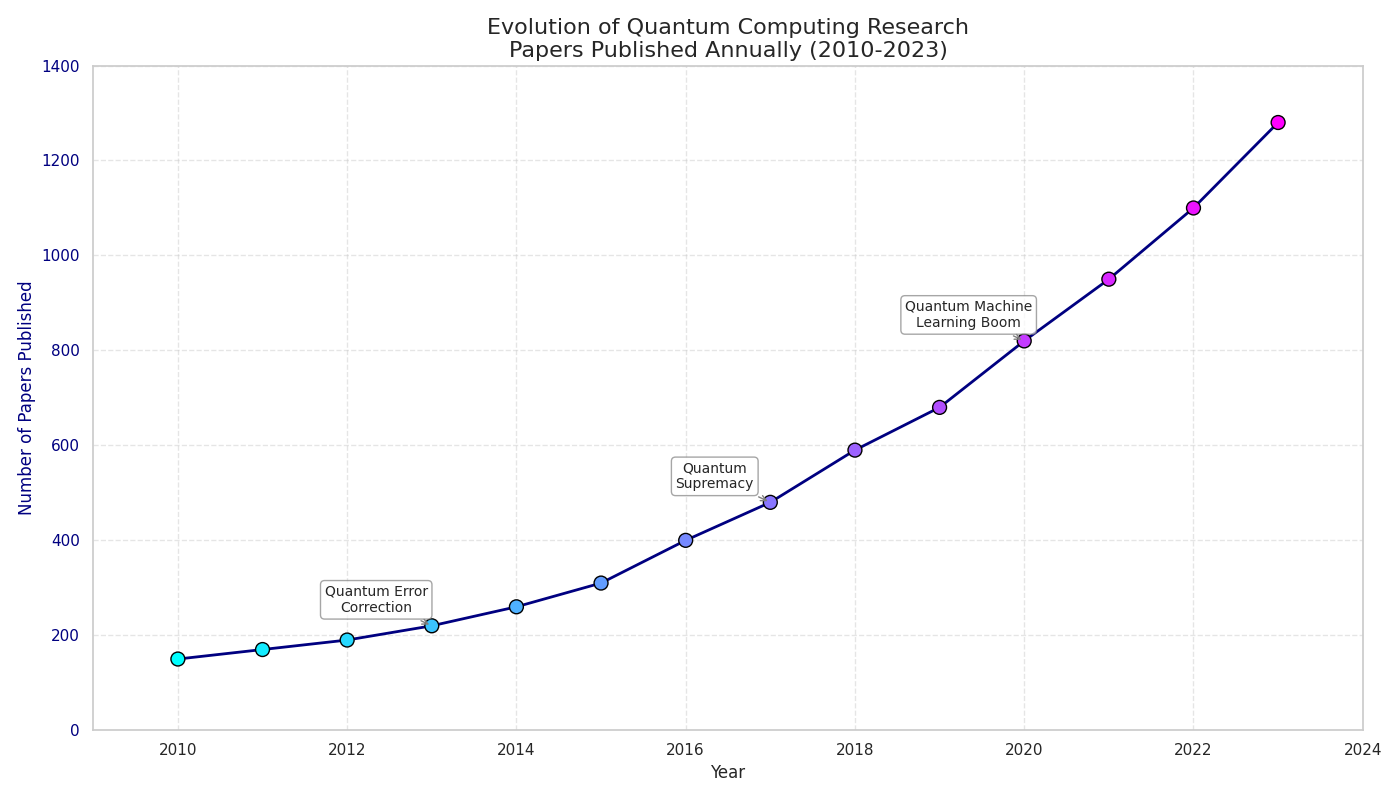

Python code for this plot:
import matplotlib.pyplot as plt
import numpy as np
from matplotlib.ticker import MaxNLocator
from matplotlib.colors import ListedColormap

years = np.arange(2010, 2024)

# Number of research papers published each year
papers_published = np.array([150, 170, 190, 220, 260, 310, 400, 480, 590, 680, 820, 950, 1100, 1280])

# Annotations for specific years
annotations = {
    2013: "Quantum Error\nCorrection",
    2017: "Quantum\nSupremacy",
    2020: "Quantum Machine\nLearning Boom"
}

# Create the main figure and axis
fig, ax1 = plt.subplots(figsize=(14, 8))

# Line plot for papers published
colors = ListedColormap(['navy', 'blue', 'dodgerblue', 'deepskyblue', 'aqua']).colors
norm = plt.Normalize(years.min(), years.max())
ax1.scatter(years, papers_published, c=years, cmap='cool', edgecolor='black', s=100, zorder=3)
ax1.plot(years, papers_published, linestyle='-', color='navy', linewidth=2, zorder=2)

# Annotate notable breakthroughs
for year, label in annotations.items():
    ax1.annotate(label, 
                 (year, papers_published[year-2010]), 
                 textcoords="offset points", 
                 xytext=(-40,10), 
                 ha='center',
                 fontsize=10, 
                 bbox=dict(boxstyle="round,pad=0.3", edgecolor='gray', facecolor='white', alpha=0.7),
                 arrowprops=dict(arrowstyle='->', connectionstyle="arc3", color='gray'))

# Title and labels
ax1.set_title("Evolution of Quantum Computing Research\nPapers Published Annually (2010-2023)", fontsize=16)
ax1.set_xlabel("Year", fontsize=12)
ax1.set_ylabel("Number of Papers Published", fontsize=12, color='navy')
ax1.tick_params(axis='y', labelcolor='navy')

# Customize grid and limits
ax1.grid(True, linestyle='--', alpha=0.5)
ax1.set_ylim(0, 1400)
ax1.set_xlim(years.min() - 1, years.max() + 1)
ax1.xaxis.set_major_locator(MaxNLocator(integer=True))

# Adjust layout
plt.tight_layout()

plt.show()
